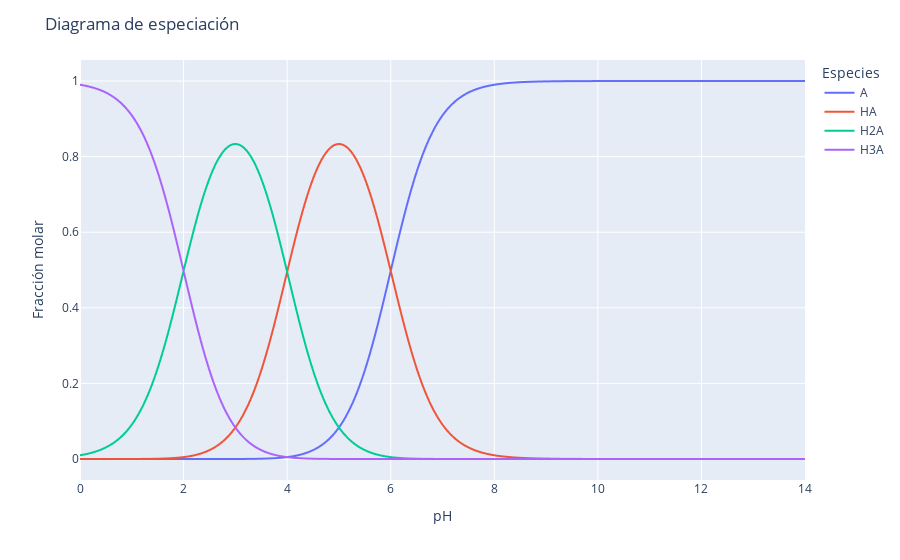

Write notebook code for a chart like this one.
### Markdown cell above
## Gráfico

### Code cell
fig = px.line(df, x="pH", y=colNames)

fig.update_layout(
    title="Diagrama de especiación",
    xaxis_title="pH",
    yaxis_title="Fracción molar",
    legend_title="Especies",
)
fig.show()

### Figure 1 — Plotly figure (JSON) as saved in the notebook; plotly's stock layout.template omitted (floating-point values rounded to 4 significant figures; data arrays with more than 128 entries replaced by an {"elided": "..."} marker saying what was removed)
{"data": [{"hovertemplate": "variable=A<br>pH=%{x}<br>value=%{y}<extra></extra>", "legendgroup": "A", "line": {"color": "#636efa", "dash": "solid"}, "mode": "lines", "name": "A", "showlegend": true, "type": "scattergl", "x": {"elided": "1000 float values"}, "xaxis": "x", "y": {"elided": "1000 float values"}, "yaxis": "y"}, {"hovertemplate": "variable=HA<br>pH=%{x}<br>value=%{y}<extra></extra>", "legendgroup": "HA", "line": {"color": "#EF553B", "dash": "solid"}, "mode": "lines", "name": "HA", "showlegend": true, "type": "scattergl", "x": {"elided": "1000 float values"}, "xaxis": "x", "y": {"elided": "1000 float values"}, "yaxis": "y"}, {"hovertemplate": "variable=H2A<br>pH=%{x}<br>value=%{y}<extra></extra>", "legendgroup": "H2A", "line": {"color": "#00cc96", "dash": "solid"}, "mode": "lines", "name": "H2A", "showlegend": true, "type": "scattergl", "x": {"elided": "1000 float values"}, "xaxis": "x", "y": {"elided": "1000 float values"}, "yaxis": "y"}, {"hovertemplate": "variable=H3A<br>pH=%{x}<br>value=%{y}<extra></extra>", "legendgroup": "H3A", "line": {"color": "#ab63fa", "dash": "solid"}, "mode": "lines", "name": "H3A", "showlegend": true, "type": "scattergl", "x": {"elided": "1000 float values"}, "xaxis": "x", "y": {"elided": "1000 float values"}, "yaxis": "y"}], "layout": {"legend": {"title": {"text": "Especies"}, "tracegroupgap": 0}, "margin": {"t": 60}, "title": {"text": "Diagrama de especiación"}, "xaxis": {"anchor": "y", "domain": [0, 1], "title": {"text": "pH"}}, "yaxis": {"anchor": "x", "domain": [0, 1], "title": {"text": "Fracción molar"}}}}
